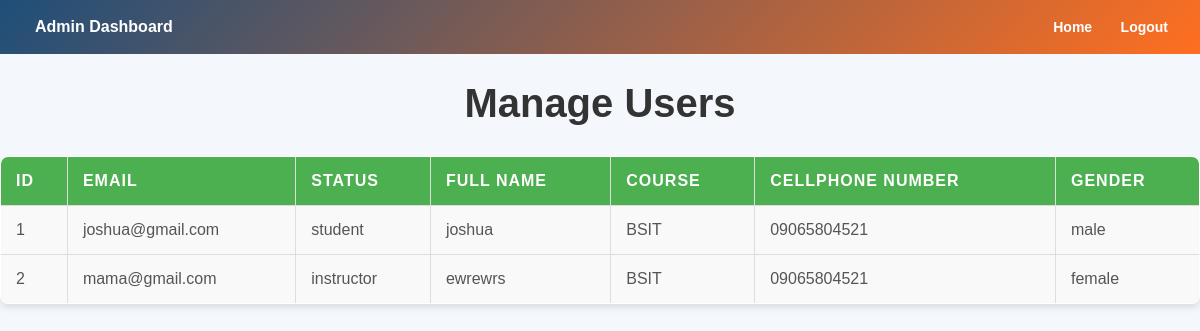
The page /manage_users.php on the database its author committed.
### tables this page shows
CREATE TABLE `users` (
  `id` int(11) NOT NULL,
  `email` varchar(100) NOT NULL,
  `password` varchar(255) NOT NULL,
  `status` enum('student','instructor','staff') NOT NULL,
  `full_name` varchar(255) NOT NULL,
  `course` varchar(100) NOT NULL,
  `cellphone_number` varchar(20) NOT NULL,
  `gender` enum('male','female','other') NOT NULL
);

### manage_users.php (the view, shortened to what this page needs)
<?php
$host = 'localhost';
$username = 'root';
$password = '';
$database = 'mydb';
$conn = mysqli_connect($host, $username, $password, $database);
$query = "SELECT * FROM users";
$result = mysqli_query($conn, $query);
?>
<!DOCTYPE html>
<html lang="en">
<head>
</head>
<body>
<nav class="navbar navbar-expand-lg navbar-dark">
    <a class="navbar-brand" href="#">Admin Dashboard</a>
    <div class="ml-auto">
        <a href="admindashboard.php" class="btn btn-danger">Home</a>
        <a href="logout.php" class="btn btn-danger">Logout</a>
    </div>
</nav>
    <h1>Manage Users</h1>
    <table border="1">
        <thead>
            <tr>
                <th>ID</th>
                <th>Email</th>
                <th>Status</th>
                <th>Full Name</th>
                <th>Course</th>
                <th>Cellphone Number</th>
                <th>Gender</th>
            </tr>
        </thead>
        <tbody>
            <?php
            while ($row = mysqli_fetch_assoc($result)) {
                echo "<tr>";
                echo "<td>" . htmlspecialchars($row['id']) . "</td>";
                echo "<td>" . htmlspecialchars($row['email']) . "</td>";
                echo "<td>" . htmlspecialchars($row['status']) . "</td>";
                echo "<td>" . htmlspecialchars($row['full_name']) . "</td>";
                echo "<td>" . htmlspecialchars($row['course']) . "</td>";
                echo "<td>" . htmlspecialchars($row['cellphone_number']) . "</td>";
                echo "<td>" . htmlspecialchars($row['gender']) . "</td>";
                echo "</tr>";
            }
            ?>
        </tbody>
    </table>
</body>
</html>

### manage_users.php (style rules this page uses)
body { font-family: 'Arial', sans-serif; background-color: #f4f7fc; margin: 0; padding: 0; color: #333; }
nav { background: linear-gradient(135deg, #1f4e79, #ff6f20); padding: 10px 20px; display: flex; justify-content: space-between; align-items: center; }
nav a { color: #fff; text-decoration: none; font-weight: bold; padding: 8px 15px; border-radius: 4px; transition: background-color 0.3s ease; }
h1 { font-size: 2.5rem; text-align: center; color: #333; margin-bottom: 20px; }
table { width: 100%; border-collapse: collapse; margin-top: 30px; background-color: white; border-radius: 8px; overflow: hidden; box-shadow: 0 4px 6px rgba(0, 0, 0, 0.1); }
th, td { padding: 15px; border: 1px solid #ddd; text-align: left; font-size: 16px; }
th { background-color: #4CAF50; color: white; text-transform: uppercase; letter-spacing: 1px; }
td { background-color: #f9f9f9; color: #555; }
tr:nth-child(even) { background-color: #f1f1f1; }
.btn { padding: 8px 12px; text-decoration: none; color: #fff; border-radius: 4px; font-size: 14px; cursor: pointer; border: none; }

### rows shown on the page
users: id "1", email "joshua@gmail.com", status "student", full_name "joshua", course "BSIT", cellphone_number "09065804521", gender "male"
users: id "2", email "mama@gmail.com", status "instructor", full_name "ewrewrs", course "BSIT", cellphone_number "09065804521", gender "female"
